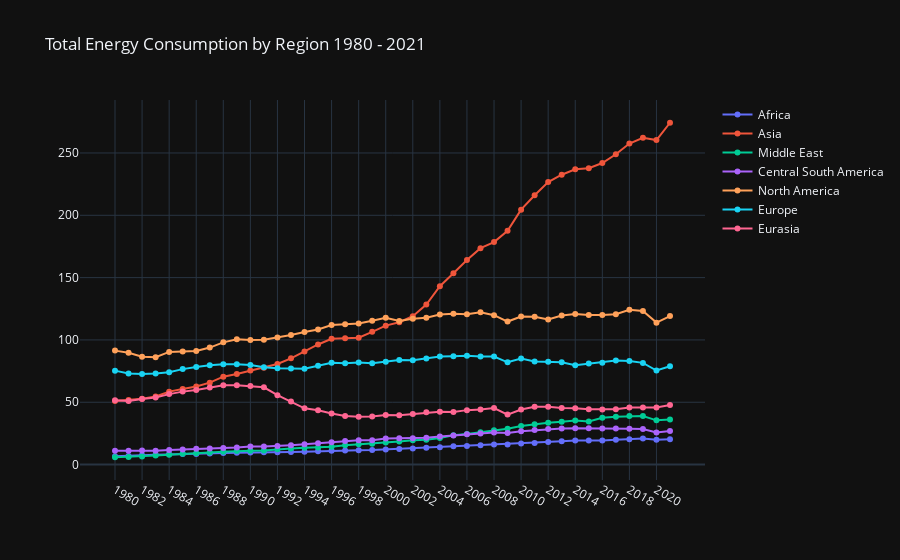

Notebook code for this chart:
### Code cell
fig_total_all_con_sum = go.Figure()
fig_total_all_con_sum = fig_total_all_con_sum.add_trace(go.Scatter(x=total_all_con_sum.index, y=total_all_con_sum['Total_Consumption_Africa'],name='Africa', mode='lines + markers'))
fig_total_all_con_sum = fig_total_all_con_sum.add_trace(go.Scatter(x=total_all_con_sum.index, y=total_all_con_sum['Total_Consumption_Asia'], name='Asia',mode='lines + markers'))
fig_total_all_con_sum = fig_total_all_con_sum.add_trace(go.Scatter(x=total_all_con_sum.index, y=total_all_con_sum['Total_Consumption_Middle_East'], name='Middle East',mode='lines + markers'))
fig_total_all_con_sum = fig_total_all_con_sum.add_trace(go.Scatter(x=total_all_con_sum.index, y=total_all_con_sum['Total_Consumption_Central_South_America'], name='Central South America',mode='lines + markers'))
fig_total_all_con_sum = fig_total_all_con_sum.add_trace(go.Scatter(x=total_all_con_sum.index, y=total_all_con_sum['Total_Consumption_North_America'], name='North America',mode='lines + markers'))
fig_total_all_con_sum = fig_total_all_con_sum.add_trace(go.Scatter(x=total_all_con_sum.index, y=total_all_con_sum['Total_Consumption_Europe'], name='Europe',mode='lines + markers'))
fig_total_all_con_sum = fig_total_all_con_sum.add_trace(go.Scatter(x=total_all_con_sum.index, y=total_all_con_sum['Total_Consumption_Eurasia'], name='Eurasia',mode='lines + markers'))
fig_total_all_con_sum = fig_total_all_con_sum.update_layout(title='Total Energy Consumption by Region 1980 - 2021')
fig_total_all_con_sum.show()

### Figure 1 — Plotly figure (JSON) as saved in the notebook; plotly's stock layout.template omitted (floating-point values rounded to 4 significant figures)
{"data": [{"mode": "lines+markers", "name": "Africa", "type": "scatter", "x": ["1980", "1981", "1982", "1983", "1984", "1985", "1986", "1987", "1988", "1989", "1990", "1991", "1992", "1993", "1994", "1995", "1996", "1997", "1998", "1999", "2000", "2001", "2002", "2003", "2004", "2005", "2006", "2007", "2008", "2009", "2010", "2011", "2012", "2013", "2014", "2015", "2016", "2017", "2018", "2019", "2020", "2021"], "y": [6.641, 6.82, 7.395, 7.807, 8.198, 8.416, 8.571, 8.88, 9.204, 9.408, 9.704, 9.889, 9.963, 10.05, 10.27, 10.73, 11.09, 11.35, 11.55, 11.6, 12.08, 12.52, 12.91, 13.44, 13.87, 14.64, 14.92, 15.45, 16.13, 16.13, 16.91, 17.35, 18.06, 18.64, 19.26, 19.23, 19.36, 19.97, 20.31, 20.88, 19.85, 20.25]}, {"mode": "lines+markers", "name": "Asia", "type": "scatter", "x": ["1980", "1981", "1982", "1983", "1984", "1985", "1986", "1987", "1988", "1989", "1990", "1991", "1992", "1993", "1994", "1995", "1996", "1997", "1998", "1999", "2000", "2001", "2002", "2003", "2004", "2005", "2006", "2007", "2008", "2009", "2010", "2011", "2012", "2013", "2014", "2015", "2016", "2017", "2018", "2019", "2020", "2021"], "y": [51.02, 51.74, 52.86, 54.65, 58.52, 60.57, 62.59, 65.72, 70.5, 72.68, 75.51, 77.76, 80.72, 85.24, 90.66, 96.35, 101.0, 101.3, 101.7, 106.5, 111.5, 114.2, 119.0, 128.4, 143.1, 153.5, 164.2, 173.6, 178.5, 187.6, 204.5, 216.1, 226.6, 232.6, 236.9, 237.8, 241.9, 249.0, 257.6, 262.2, 260.3, 274.2]}, {"mode": "lines+markers", "name": "Middle East", "type": "scatter", "x": ["1980", "1981", "1982", "1983", "1984", "1985", "1986", "1987", "1988", "1989", "1990", "1991", "1992", "1993", "1994", "1995", "1996", "1997", "1998", "1999", "2000", "2001", "2002", "2003", "2004", "2005", "2006", "2007", "2008", "2009", "2010", "2011", "2012", "2013", "2014", "2015", "2016", "2017", "2018", "2019", "2020", "2021"], "y": [5.877, 6.151, 6.423, 7.197, 7.811, 8.626, 9.165, 9.748, 10.34, 10.86, 11.04, 11.25, 12.3, 12.88, 13.5, 13.8, 14.39, 15.57, 16.24, 16.67, 17.76, 18.48, 19.47, 19.98, 21.41, 23.49, 24.53, 25.93, 27.61, 28.74, 30.94, 32.41, 33.5, 34.36, 35.44, 34.58, 37.51, 38.43, 38.93, 38.87, 35.48, 36.12]}, {"mode": "lines+markers", "name": "Central South America", "type": "scatter", "x": ["1980", "1981", "1982", "1983", "1984", "1985", "1986", "1987", "1988", "1989", "1990", "1991", "1992", "1993", "1994", "1995", "1996", "1997", "1998", "1999", "2000", "2001", "2002", "2003", "2004", "2005", "2006", "2007", "2008", "2009", "2010", "2011", "2012", "2013", "2014", "2015", "2016", "2017", "2018", "2019", "2020", "2021"], "y": [11.04, 11.02, 11.21, 11.15, 11.74, 12.01, 12.76, 12.95, 13.31, 13.74, 14.49, 14.51, 14.83, 15.6, 16.33, 17.1, 18.0, 18.89, 19.56, 19.5, 20.85, 21.06, 21.05, 21.47, 22.59, 23.24, 24.34, 24.95, 25.82, 25.39, 26.81, 27.73, 28.53, 28.96, 29.2, 29.2, 28.96, 28.85, 28.72, 28.44, 25.82, 26.92]}, {"mode": "lines+markers", "name": "North America", "type": "scatter", "x": ["1980", "1981", "1982", "1983", "1984", "1985", "1986", "1987", "1988", "1989", "1990", "1991", "1992", "1993", "1994", "1995", "1996", "1997", "1998", "1999", "2000", "2001", "2002", "2003", "2004", "2005", "2006", "2007", "2008", "2009", "2010", "2011", "2012", "2013", "2014", "2015", "2016", "2017", "2018", "2019", "2020", "2021"], "y": [91.43, 89.76, 86.59, 86.12, 90.37, 90.73, 91.05, 93.87, 98.06, 100.5, 99.88, 100.2, 101.9, 104.0, 106.4, 108.4, 111.9, 112.6, 113.1, 115.4, 117.8, 115.2, 117.0, 117.8, 120.4, 121.0, 120.7, 122.2, 119.9, 114.7, 118.8, 118.7, 116.4, 119.6, 120.8, 119.9, 119.9, 120.6, 124.2, 123.2, 113.9, 119.2]}, {"mode": "lines+markers", "name": "Europe", "type": "scatter", "x": ["1980", "1981", "1982", "1983", "1984", "1985", "1986", "1987", "1988", "1989", "1990", "1991", "1992", "1993", "1994", "1995", "1996", "1997", "1998", "1999", "2000", "2001", "2002", "2003", "2004", "2005", "2006", "2007", "2008", "2009", "2010", "2011", "2012", "2013", "2014", "2015", "2016", "2017", "2018", "2019", "2020", "2021"], "y": [75.37, 73.03, 72.63, 73.02, 74.13, 76.59, 78.29, 79.76, 80.47, 80.58, 79.86, 78.08, 77.24, 76.99, 76.95, 79.23, 81.66, 81.37, 81.96, 81.37, 82.52, 83.94, 83.79, 85.09, 86.65, 86.98, 87.39, 86.8, 86.72, 82.05, 85.16, 82.73, 82.43, 82.09, 79.77, 81.01, 81.75, 83.45, 83.01, 81.59, 75.46, 78.91]}, {"mode": "lines+markers", "name": "Eurasia", "type": "scatter", "x": ["1980", "1981", "1982", "1983", "1984", "1985", "1986", "1987", "1988", "1989", "1990", "1991", "1992", "1993", "1994", "1995", "1996", "1997", "1998", "1999", "2000", "2001", "2002", "2003", "2004", "2005", "2006", "2007", "2008", "2009", "2010", "2011", "2012", "2013", "2014", "2015", "2016", "2017", "2018", "2019", "2020", "2021"], "y": [51.57, 50.95, 52.64, 53.8, 56.52, 58.53, 59.8, 61.84, 63.69, 63.59, 62.94, 62.0, 55.65, 50.68, 45.13, 43.56, 40.97, 39.05, 38.27, 38.59, 39.71, 39.63, 40.53, 41.93, 42.31, 42.15, 43.68, 44.13, 45.31, 40.08, 44.18, 46.45, 46.3, 45.44, 45.26, 44.41, 44.22, 44.42, 45.77, 45.78, 45.78, 47.73]}], "layout": {"title": {"text": "Total Energy Consumption by Region 1980 - 2021"}}}
